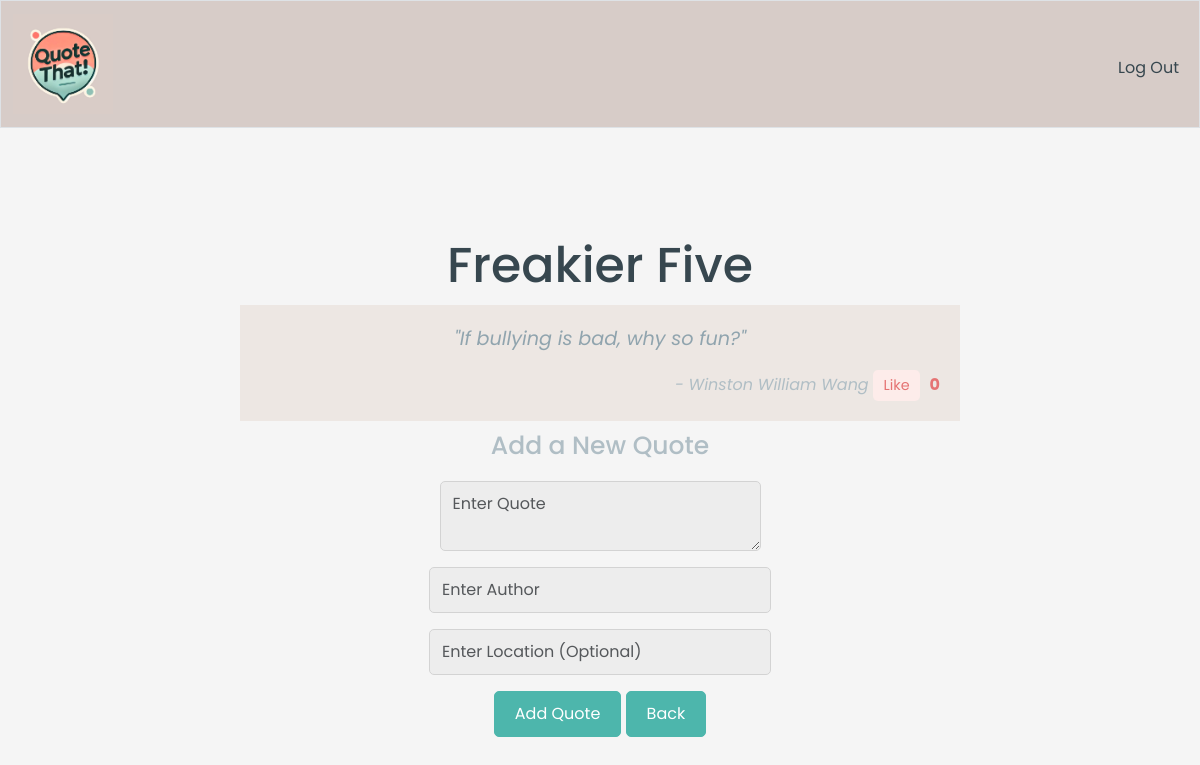
The page /group/2 (signed in) on the database its author committed.
### tables this page shows
CREATE TABLE 'groups' ('id' INTEGER PRIMARY KEY NOT NULL, 'name' TEXT NOT NULL, 'group_hash' TEXT NOT NULL);

CREATE TABLE 'quotes' ('id' INTEGER PRIMARY KEY NOT NULL, 'quote_text' TEXT NOT NULL, 'quote_author' INTEGER NOT NULL, 'media' TEXT DEFAULT NULL, 'group_id' INTEGER NOT NULL, 'people_present' TEXT DEFAULT NULL, 'location' TEXT DEFAULT NULL, 'likes' INTEGER NOT NULL DEFAULT 0 , 'time' DATETIME DEFAULT CURRENT_TIMESTAMP);

### app.py (the view)
@app.route("/group/<int:group_id>")
@login_required
def group_page(group_id):
    group_details = quote_db.execute("SELECT name,id FROM groups WHERE id = ?", group_id)[0]  # Assuming each group_id is unique and fetches one row
    quotes = quote_db.execute("SELECT id, quote_text, quote_author, location, likes FROM quotes WHERE group_id = ?", group_id)
    like_info = quote_db.execute("SELECT id FROM quotes WHERE id IN (SELECT quote_id FROM likes WHERE user_id = ? GROUP BY quote_id HAVING SUM(like_value) > 0)", session["user_id"])
    return render_template("group.html", group=group_details, quotes = quotes, like_info = like_info)

### app.py (called while the page is built)
@app.after_request
def after_request(response):
    response.headers["Cache-Control"] = "no-cache, no-store, must-revalidate"
    response.headers["Expires"] = 0
    response.headers["Pragma"] = "no-cache"
    return response

### helpers.py (called while the page is built)
def login_required(f):
    @wraps(f)
    def decorated_function(*args, **kwargs):
        print("Login check for route:", f.__name__)
        print(session.get("user_id"))
        if session.get("user_id") is None:
            print("redirecting into login page")
            return redirect("/login")
        return f(*args, **kwargs)
    return decorated_function

### templates/group.html (shortened to what this page needs)
{% extends "layout.html" %}
{% block main %}
    <div class="container">
        <h1>{{ group['name'] }}</h1>
        <div class="quote-grid">
            {% if quotes %}
                {% for quote in quotes %}
                    <div class="quote-container">
                        <blockquote class="quote">
                            <p class="quote-text">"{{ quote['quote_text'] }}"</p>
                            <div class="quote-details">
                                <span>
                                    - {{ quote['quote_author'] }}
                                <form action="{{ url_for('like_quote', group_id=group['id'], quote_id=quote['id']) }}" method="POST" class="like-form">
                                    <button type="submit" class="{% if quote['id'] in like_info|map(attribute='id') %}liked{% else %}like-button{% endif %}">
                                        {% if quote['id'] in like_info|map(attribute='id') %}Liked{% else %}Like{% endif %}
                                    </button>
                                    <span class="like-count">
                                        {{ quote['likes'] or 0 }}
                                    </span>
                                </form>
                            </div>
                        </blockquote>
                    </div>
                {% endfor %}
            {% else %}
                <p>No quotes in this group yet.</p>
            {% endif %}
        </div>
        <div class="add-quote-form">
            <h2>Add a New Quote</h2>
            <form action="{{ url_for('add_quote', group_id=group.id) }}" method="POST">
                <div class="mb-3">
                    <textarea id="quote" name="quote" placeholder="Enter Quote" class="form-control mx-auto w-auto" required autocomplete="off"></textarea>
                  </div>
                  <div class="mb-3">
                    <input type="text" id="author" name="author" placeholder="Enter Author" class="form-control mx-auto w-auto" required autocomplete="off">
                  </div>
                  <div class="mb-3">
                    <input type="text" id="location" name="location" placeholder="Enter Location (Optional)" class="form-control mx-auto w-auto" autocomplete="off">
                  </div>
                <div>
                    <button type="submit" class="btn btn-primary">Add Quote</button>
                    <a href="{{ url_for('index') }}" class="btn btn-primary">Back</a>
                </div>
            </form>
        </div>
    </div>
{% endblock %}

### static/styles.css (style rules this page uses)
body { font-family: Arial, sans-serif; margin: 0; padding: 0; display: flex; flex-direction: column; align-items: center; color: #37474f; background: #F5F5F5; font-family: 'Poppins', sans-serif; }
h1 { font-size: 49px; color: #37474f; text-align: center; font-family: 'Poppins', sans-serif; }
h2 { font-size: 25px; color: #B0BEC5; text-align: center; margin-bottom: 20px; }
p { color: #90A4AE; }
.container { max-width: 800px; margin: 20px auto; padding: 20px; text-align: center; }
.form-control { background-color: #EDEDED; border: 1px solid #D3D3D3; color: #37474F; border-radius: 5px; font-size: 16px; padding: 10px 12px; transition: border-color 0.3s ease, box-shadow 0.3s ease; }
.btn-primary { background-color: #4DB6AC; border-color: #4DB6AC; color: #fff; font-size: 16px; padding: 10px 20px; border-radius: 5px; transition: background-color 0.3s ease, box-shadow 0.3s ease; }
a { color: #F2B4B4; text-decoration: none; }
.mb-3 { margin-bottom: 20px; }
.quote-container .quote { font-style: italic; font-size: 1.2rem; padding: 20px; border-radius: 10px; margin: 10px 0; }
.quote-text { color: #90A4AE; }
.quote-container:nth-child(odd) { background-color: #EDE7E3; }
.quote-details { display: flex; align-items: center; gap: 10px; flex-wrap: wrap; justify-content: right; text-align: right; font-size: 1rem; color: #B0BEC5; margin-top: 10px; }
.like-button { background-color: #FDECEA; color: #e57373; border: none; border-radius: 5px; padding: 5px 10px; font-size: 0.9rem; cursor: pointer; transition: background-color 0.3s; }
.like-form { display: inline-flex; align-items: center; gap: 5px; }
.like-count { font-weight: bold; font-style: normal; margin-left: 5px; color: #e57373; }

### rows shown on the page
groups: name "Freakier Five"
quotes: quote_text "If bullying is bad, why so fun?", quote_author "Winston William Wang", shows "Like", likes "0"
